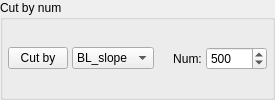
            <widget class="QGroupBox" name="groupBox_10">
             <property name="sizePolicy">
              <sizepolicy hsizetype="Preferred" vsizetype="Fixed">
               <horstretch>0</horstretch>
               <verstretch>0</verstretch>
              </sizepolicy>
             </property>
             <property name="title">
              <string>Cut by num</string>
             </property>
             <layout class="QHBoxLayout" name="horizontalLayout_16">
              <property name="spacing">
               <number>4</number>
              </property>
              <property name="leftMargin">
               <number>5</number>
              </property>
              <property name="topMargin">
               <number>5</number>
              </property>
              <property name="rightMargin">
               <number>5</number>
              </property>
              <property name="bottomMargin">
               <number>5</number>
              </property>
              <item>
               <widget class="QPushButton" name="PB_default_cut_ST">
                <property name="sizePolicy">
                 <sizepolicy hsizetype="Minimum" vsizetype="Fixed">
                  <horstretch>0</horstretch>
                  <verstretch>0</verstretch>
                 </sizepolicy>
                </property>
                <property name="maximumSize">
                 <size>
                  <width>60</width>
                  <height>16777215</height>
                 </size>
                </property>
                <property name="text">
                 <string>Cut by</string>
                </property>
               </widget>
              </item>
              <item>
               <widget class="QComboBox" name="CoB_default_cut_value_ST">
                <property name="sizePolicy">
                 <sizepolicy hsizetype="Minimum" vsizetype="Fixed">
                  <horstretch>0</horstretch>
                  <verstretch>0</verstretch>
                 </sizepolicy>
                </property>
                <property name="minimumSize">
                 <size>
                  <width>80</width>
                  <height>0</height>
                 </size>
                </property>
                <property name="maximumSize">
                 <size>
                  <width>1000</width>
                  <height>16777215</height>
                 </size>
                </property>
                <property name="editable">
                 <bool>false</bool>
                </property>
                <property name="currentIndex">
                 <number>2</number>
                </property>
                <property name="maxCount">
                 <number>10</number>
                </property>
                <property name="insertPolicy">
                 <enum>QComboBox::InsertAtBottom</enum>
                </property>
                <property name="placeholderText">
                 <string/>
                </property>
                <item>
                 <property name="text">
                  <string>Amp_raw</string>
                 </property>
                </item>
                <item>
                 <property name="text">
                  <string>BL_RMS</string>
                 </property>
                </item>
                <item>
                 <property name="text">
                  <string>BL_slope</string>
                 </property>
                </item>
                <item>
                 <property name="text">
                  <string>pk_shift</string>
                 </property>
                </item>
               </widget>
              </item>
              <item>
               <spacer name="horizontalSpacer_9">
                <property name="orientation">
                 <enum>Qt::Horizontal</enum>
                </property>
                <property name="sizeType">
                 <enum>QSizePolicy::Expanding</enum>
                </property>
                <property name="sizeHint" stdset="0">
                 <size>
                  <width>15</width>
                  <height>20</height>
                 </size>
                </property>
               </spacer>
              </item>
              <item>
               <widget class="QLabel" name="label_amp_5">
                <property name="sizePolicy">
                 <sizepolicy hsizetype="Preferred" vsizetype="Maximum">
                  <horstretch>0</horstretch>
                  <verstretch>0</verstretch>
                 </sizepolicy>
                </property>
                <property name="minimumSize">
                 <size>
                  <width>0</width>
                  <height>3</height>
                 </size>
                </property>
                <property name="maximumSize">
                 <size>
                  <width>16777215</width>
                  <height>23</height>
                 </size>
                </property>
                <property name="text">
                 <string>Num:</string>
                </property>
                <property name="alignment">
                 <set>Qt::AlignCenter</set>
                </property>
               </widget>
              </item>
              <item>
               <widget class="QSpinBox" name="SB_default_cut_num_ST">
                <property name="sizePolicy">
                 <sizepolicy hsizetype="Fixed" vsizetype="Fixed">
                  <horstretch>0</horstretch>
                  <verstretch>0</verstretch>
                 </sizepolicy>
                </property>
                <property name="minimum">
                 <number>1</number>
                </property>
                <property name="maximum">
                 <number>10000</number>
                </property>
                <property name="singleStep">
                 <number>100</number>
                </property>
                <property name="value">
                 <number>500</number>
                </property>
               </widget>
              </item>
             </layout>
            </widget>
